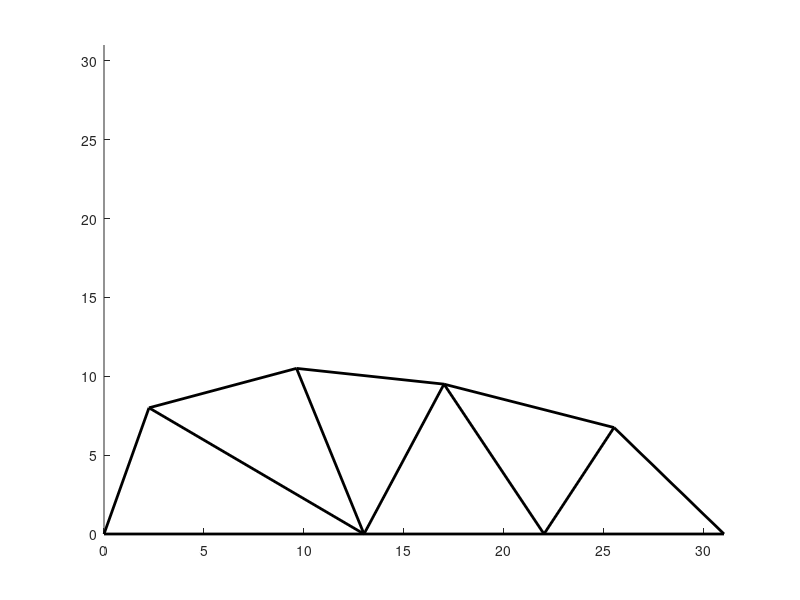

This chart was generated by the following MATLAB code:
%% Setup and Definitions
% EK301, Section A1, Group BBB: Christopher Hyun, Anthony Kim, Jiaxing
% Wang, 04/05/2024.
%
% Code last edited April 26, 2024 1:43PM
clear; clc;
load("TrussDesign1f_HyunKimWang_A1.mat"); %2.2.5 load input file provided

%% Constructing Equilibrium Equations

% This following code helps us generate the A matrix we need
[num_joints, num_membs] = size(C);
C_x = C;
C_y = C;

% Helps keep track of member lengths for total cost
memb_lengths = zeros([1, num_membs]);

% every column multiply by distance unit vec
% find unit vec by getting the position of second joint subtracted by
% position of first joint and divide by distance formula (sqrt of x1-x2^2 + y1-y2^2)
% [A][T] = [L]
for i = 1:num_membs
    % This gives us the positions of each member in contact with the joint.
    vecpos = find(C(:, i));
    x1 = X(vecpos(1));
    x2 = X(vecpos(2));
    y1 = Y(vecpos(1));
    y2 = Y(vecpos(2));
    % This below gives us the length of each member
    r = norm([x2-x1, y2-y1]);
    memb_lengths(i) = r;
    % This scalar multiplies each column with the unit vector
    C_x(:, i) = ((x2-x1)/r) .* C_x(:, i);
    C_y(:, i) = ((y2-y1)/r) .* C_y(:, i);
    % negates second nonzero value in every column
    C_x(vecpos(2), i) = -C_x(vecpos(2), i); 
    C_y(vecpos(2), i) = -C_y(vecpos(2), i); 
end
% A should have 2j rows and m+3 cols; a (2j)x(m+3) matrix
A = [C_x Sx; C_y Sy];
% T is the load on each member/reaction
T = A\L;

%% Output
disp('\% EK301 A1, Team Broken Bridge Brothers, April 2024')

% Load equals the biggest number in the L vector
fprintf('Simulated Load: %.2f ozf\n\n', max(L));

% Load on Member Forces
memberforcesload = '';
for i = 1:(num_membs)
    % Checking if member is in Tension or Compression
    % then adding the necessary tex
    % if torc > 0, member is in tension
    % if torc < 0, member is in compression
    % if torc = 0, member is zero-force member
    if (sign(T(i)) > 0)
        torctext = '(T)';
    elseif (sign(T(i)) < 0)
        torctext = '(C)';
    else
        torctext = '';
    end
    
    % formatting all into text
    membertext = sprintf('m%d: %.3f %s', i, abs(T(i)), torctext);
    memberforcesload = sprintf('%s%s\n', memberforcesload, membertext);
end
fprintf('Member forces in ozf:\n%s\n', memberforcesload)

% Reactionary Forces
% Always going to be 3 reactionary forces at the end of T vector
fprintf('Reactionary forces in ozf:\n');
fprintf('Sx1: %.3f\n', T(end-2));
fprintf('Sy1: %.3f\n', T(end-1));    
fprintf('Sy2: %.3f\n\n', T(end));

% Cost of Truss
% Material Costs: 10$/joint : 1$/in of material
tot_cost = sum(memb_lengths) + 10*num_joints;
fprintf('Cost of Truss: $%.2f\n', tot_cost);

% Buckling Point P_crit
P_crit = 3054.789 * (memb_lengths.^-2.009);
P_crit_unc = 1.36;
pct_unc = P_crit_unc ./ P_crit;
% Ratio R
live_load = max(L);
R = T(1:end-3)' ./ live_load;
% Failure Weight
W_fail = P_crit ./ R;
% Critical failure member is the one with lowest failure weight
% Lowest failure weight is also our max load
max_load = max(W_fail(W_fail < 0)); % max() used here since input all -
crit_memb = find(W_fail==max_load);
max_load_unc = abs(pct_unc(crit_memb) * max_load);

% Cost Efficiency
efficiency = abs(max_load)/tot_cost;
fprintf(['Member %.0f is the critical member.\nThe failure load is ' ...
    '%.2f +- %.2f ozf, or %.2f +- %.2f N.\nThat''s %.2f g of load.\n'], ...
    crit_memb, max_load, max_load_unc, ...
    max_load/3.5969, max_load_unc/3.5969, abs(max_load*28.3495))
fprintf('Theoretical max load/cost ratio: %.3f ozf/$\n\n', efficiency);

% Print Member Lengths
disp("Member Lengths")
fprintf("m%d: %.2f in\n", [(1:num_membs)' memb_lengths']')

% First Contigency
next_max_load = max(setdiff(W_fail(W_fail<0), max_load));
fprintf('\nNext member(s) to fail:\n')
fprintf('Member %.0f at load %.2f ozf\n', ...
    [find(W_fail==next_max_load)' W_fail(W_fail==next_max_load)']')

%% Requirement Checking
% Warning to see if truss doesn't match requirement
if num_membs ~= (2*num_joints-3)
    fprintf("WARNING: Truss has %d joints and %d members, " + ...
        "fails relation M=2J-3!\n", num_joints, num_membs);
end
if (min(memb_lengths) < 6.99)
    fprintf("WARNING: Member %.0f is too short (%.2f in)!\n", ...
        [find(memb_lengths == min(memb_lengths))' ...
        memb_lengths(memb_lengths == min(memb_lengths))']')
end
if (max(memb_lengths) > 14)
    fprintf("WARNING: Member %.0f is too long (%.2f in)!\n", ...
        [find(memb_lengths == max(memb_lengths))' ...
        memb_lengths(memb_lengths == max(memb_lengths))']')
end
if (tot_cost > 300)
    disp("WARNING: Too expensive!")
end

%% Plotting Truss
close all; hold on;
for i=1:num_membs
    plot(X(find(C(:, i) == 1)), Y(find(C(:, i) == 1)), 'k', 'LineWidth', 2)
end
xlim([0, 31])
ylim([0, 31])
